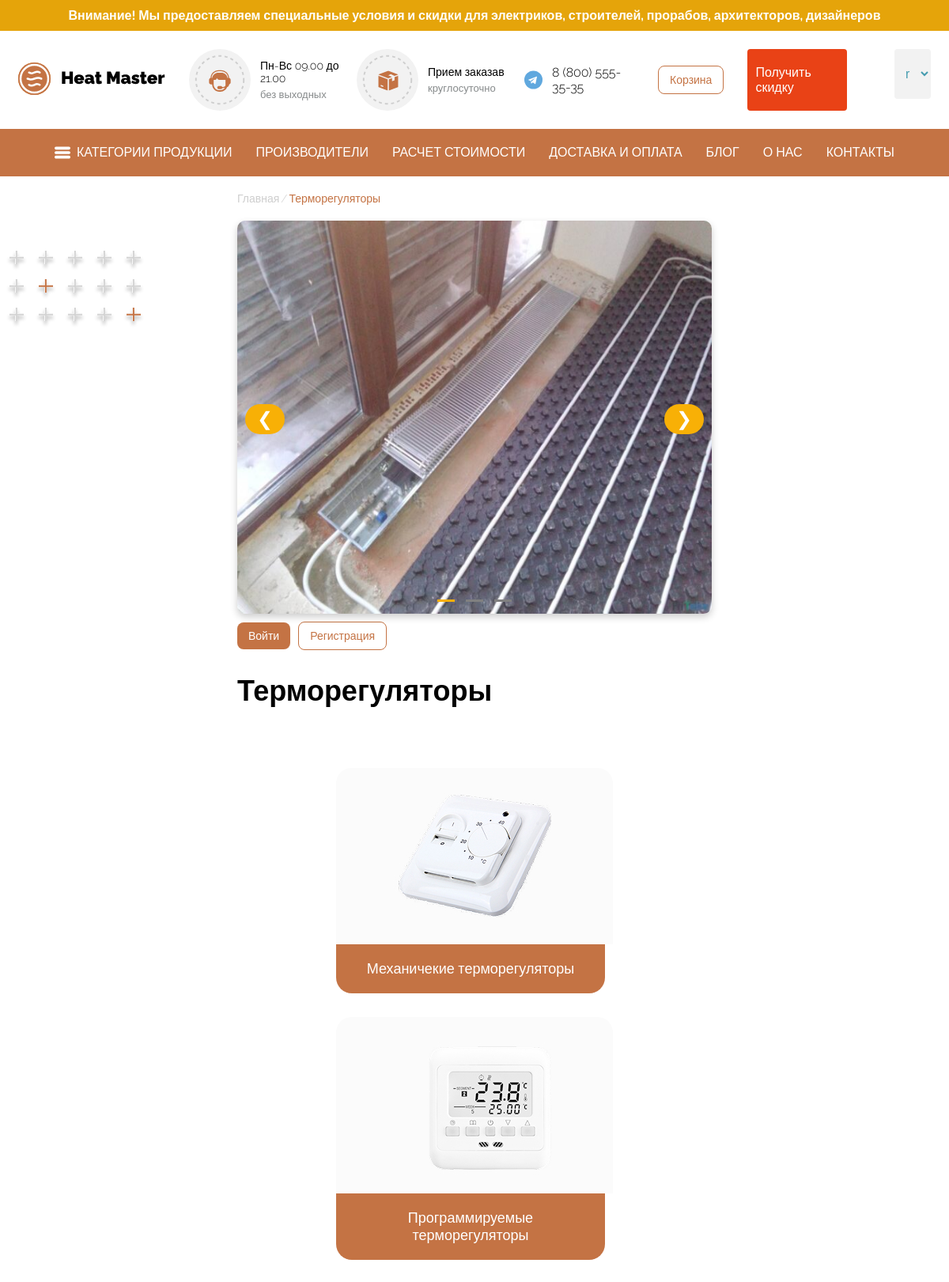
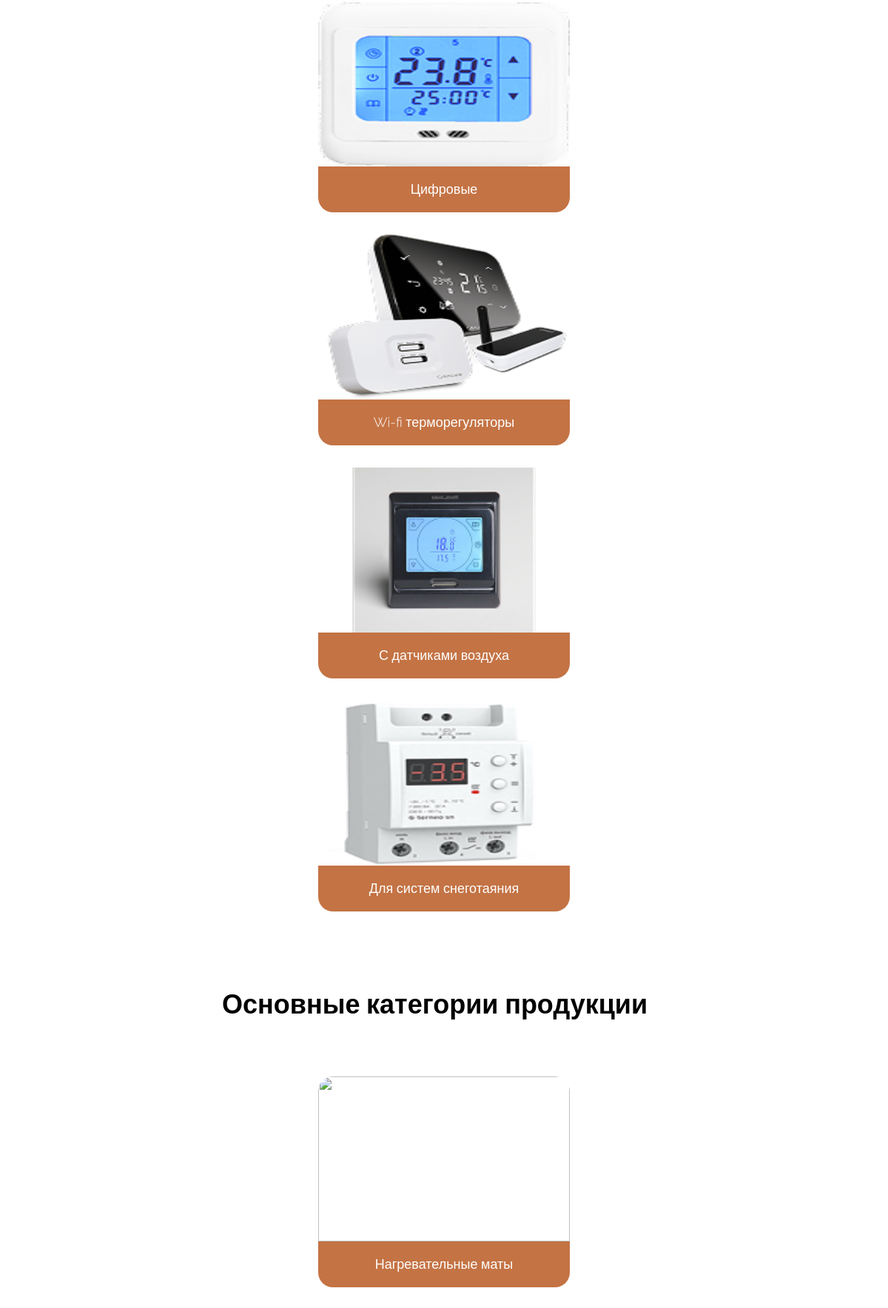
The page / (upper part) on the database its author committed (2 pictures, top to bottom).
### HeatMaster/models.py (models this page shows, shortened)
class Thermostats(models.Model):
    type = models.CharField(max_length=120)
    icon = models.ImageField(upload_to="images/", null=True, blank=True)

### HeatMaster/views.py (the view)
# urls.py: 2. Add a URL to urlpatterns:  path('', views.home.css, name='home.css')
def home(request):
    thermostats = Thermostats.objects.all()
    return render(request, 'pages/home.html', {'thermostats': thermostats})

### HeatMaster/templates/pages/home.html (shortened to what this page needs)
<!DOCTYPE html>
<html lang="en">
{% extends './layout.html' %}
    {% load static %}
    {% block extra_css %}
    <link rel="stylesheet" href="{% static 'css/home.css' %}">
    {% endblock %}
{% block content %}
<div class="content">
    <div class="padding">
        <img src="{% static 'icon/+.svg' %}" alt="+"/>
    </div>
    <div class="content_info">
        <div class="bread_crumps"><a href="{% url 'home' %}">Главная</a> /
            <div class="bread_crump">Терморегуляторы</div>
        </div>
        <div class="sidebar">
            <div class="slider-container">
                <div class="slider">
                    <div class="slide active">
                        <img src="{% static 'on_siderbar/1a135b7cc423295b98cd92f86a6c363f-e1650569525748.jpeg'%}" alt="Фото 1">
                    </div>
                </div>
                <button class="prev" onclick="changeSlide(-1)">&#10094;</button>
                <button class="next" onclick="changeSlide(1)">&#10095;</button>
                <div class="dots-container">
                    <span class="dot active" onclick="currentSlide(1)"></span>
                    <span class="dot" onclick="currentSlide(2)"></span>
                    <span class="dot" onclick="currentSlide(3)"></span>
                </div>
            </div>
        </div>
        {% if user.is_authenticated %}
        <div style="margin: 10px 0;">Привет, {{ user.first_name }} {{ user.last_name }}!</div>
        <div class="header_actions">
            <form action="{% url 'logout' %}" method="post" style="display:inline;">
                {% csrf_token %}
                <button type="submit" class="btn btn-outline">Выйти</button>
            </form>
        </div>
        {% else %}
        <div class="header_actions" style="margin: 10px 0;">
            <a class="btn btn-primary" href="{% url 'signIn' %}">Войти</a>
            <a class="btn btn-outline" href="{% url 'signUp' %}">Регистрация</a>
        </div>
        {% endif %}
        <div>
            <div class="title">Терморегуляторы</div>
            <div class="termoregulators">
                {% for thermostat in thermostats %}
                <a href="{% url 'thermostat_list_by_type' thermostat.id %}" class="thermoregulator">
                    <img src="{{ thermostat.icon.url }}" alt="{{ thermostat.type }}" class="img_termoregulator"/>
                    <div class="thermoregulator_descripton">
                        <div>{{ thermostat.type }}</div>
                    </div>
                </a>
                {% endfor %}
            </div>
        </div>
        <div>
            <div class="title">Основные категории продукции</div>
            <div class="termoregulators">
                <a href="{% url 'heated_mats' %}" class="thermoregulator">
                    <img src="{{ thermostat.icon.url }}" alt="{{ thermostat.type }}" class="img_termoregulator"/>
                    <div class="thermoregulator_descripton">
                        <div>Нагревательные маты</div>
                    </div>
                </a>
            </div>
        </div>
    </div>
</div>
{% endblock %}

### HeatMaster/static/css/header.css (style rules this page uses)
a { text-decoration: none !important; }
.body { font-family: "Raleway", sans-serif; font-optical-sizing: auto; font-weight: 300; font-style: normal; margin:0; overflow-x: hidden; }
.header_actions { display: flex; gap: 10px; align-items: center; }
.btn { display: inline-flex; align-items: center; gap: 8px; padding: 10px 14px; border-radius: 8px; font-size: 14px; line-height: 1; text-decoration: none !important; transition: all 0.2s ease-in-out; }
.btn-primary { background: #C47344; color: #fff !important; }
.btn-outline { background: #ffffff; color: #C47344 !important; border: 1px solid #C47344; }

### HeatMaster/static/css/home.css (style rules this page uses)
.content { display: flex; justify-content: space-between; align-items: flex-start;/ }
.sidebar * { box-sizing: border-box; }
.sidebar { position: relative; width: 100%; background-color: #f9f9f9; z-index: 0; height: 497px; border-radius: 10px; box-shadow: 0 4px 10px rgba(0, 0, 0, 0.2); }
.sidebar .slider-container { position: relative; overflow: hidden; }
.sidebar .slider { display: flex; transition: transform 0.5s ease-in-out; }
.sidebar .slide { min-width: 100%; transition: opacity 0.5s ease-in-out; }
.sidebar .slide img { width: 100%; height: 497px; border-radius: 10px; }
.sidebar button { position: absolute; top: 50%; transform: translateY(-50%); background-color: rgb(248, 176, 6); color: white; border: none; padding: 5px 15px; cursor: pointer; font-size: 24px; border-radius: 50px; }
.sidebar .prev { left: 10px; }
.sidebar .next { right: 10px; }
.sidebar .dots-container { text-align: center; position: absolute; bottom: 0px; left:10%; right:10%; padding: 10px; background: rgba(255, 255, 255, 0); }
.sidebar .dot { display: inline-block; width: 22px; height: 3px; margin: 5px; background-color: gray; cursor: pointer; transition: background-color 0.3s ease-in-out; }
.sidebar .dot.active { background-color: #f8b006; }
.content_info { width: 65%; margin: 0 10%; }
.padding { display: flex; justify-content: center; align-items: center; width: 15%; padding-top: 94px; }
.bread_crump { color:#C47344; }
.bread_crumps { padding: 20px 0; display: flex; gap:2px; font-size: 14px; color:#CECECE; }
.title { padding: 20px 0; font-size: 36px; font-weight: bold; }
.bread_crumps a { text-decoration: none; color: inherit; }
.img_termoregulator { width: 100%; height: 223px; display: block; border-top-left-radius: 20px; border-top-right-radius: 20px; }
.termoregulators { display:flex; flex-wrap: wrap; justify-content: center; gap: 30px; margin-bottom: 84px; margin-top: 56px; }
.thermoregulator_descripton { background:#C47344; color:white; font-size: 18px; width:300px !important; padding: 20px; text-align: center; border-bottom-left-radius: 20px; border-bottom-right-radius: 20px; }

### rows shown on the page
Thermostats: icon (picture), type "Механичекие терморегуляторы"
Thermostats: icon (picture), type "Программируемые терморегуляторы"
Thermostats: icon (picture), type "Цифровые"
Thermostats: icon (picture), type "Wi-fi терморегуляторы"
Thermostats: icon (picture), type "С датчиками воздуха"
Thermostats: icon (picture), type "Для систем снеготаяния"
